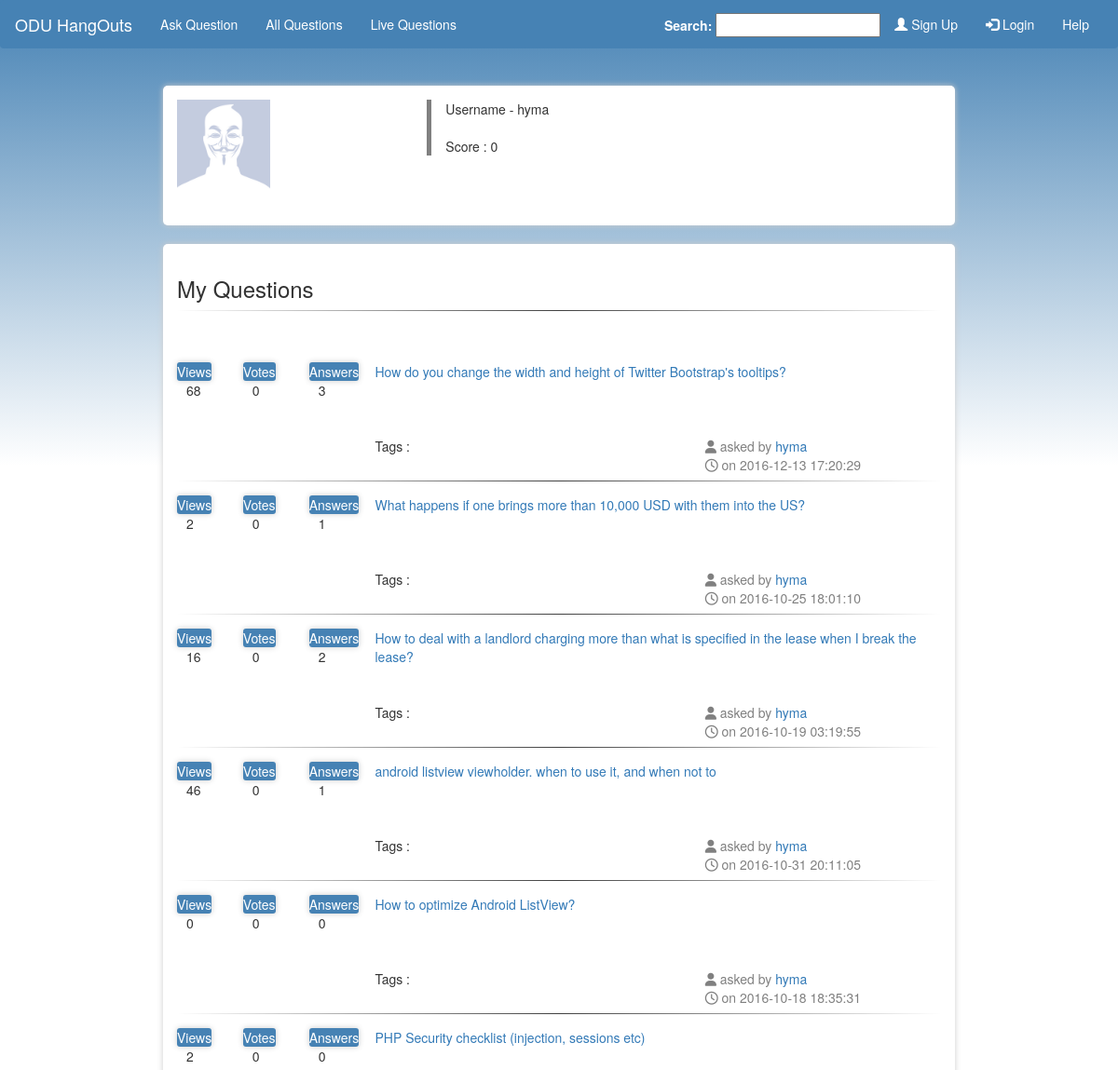
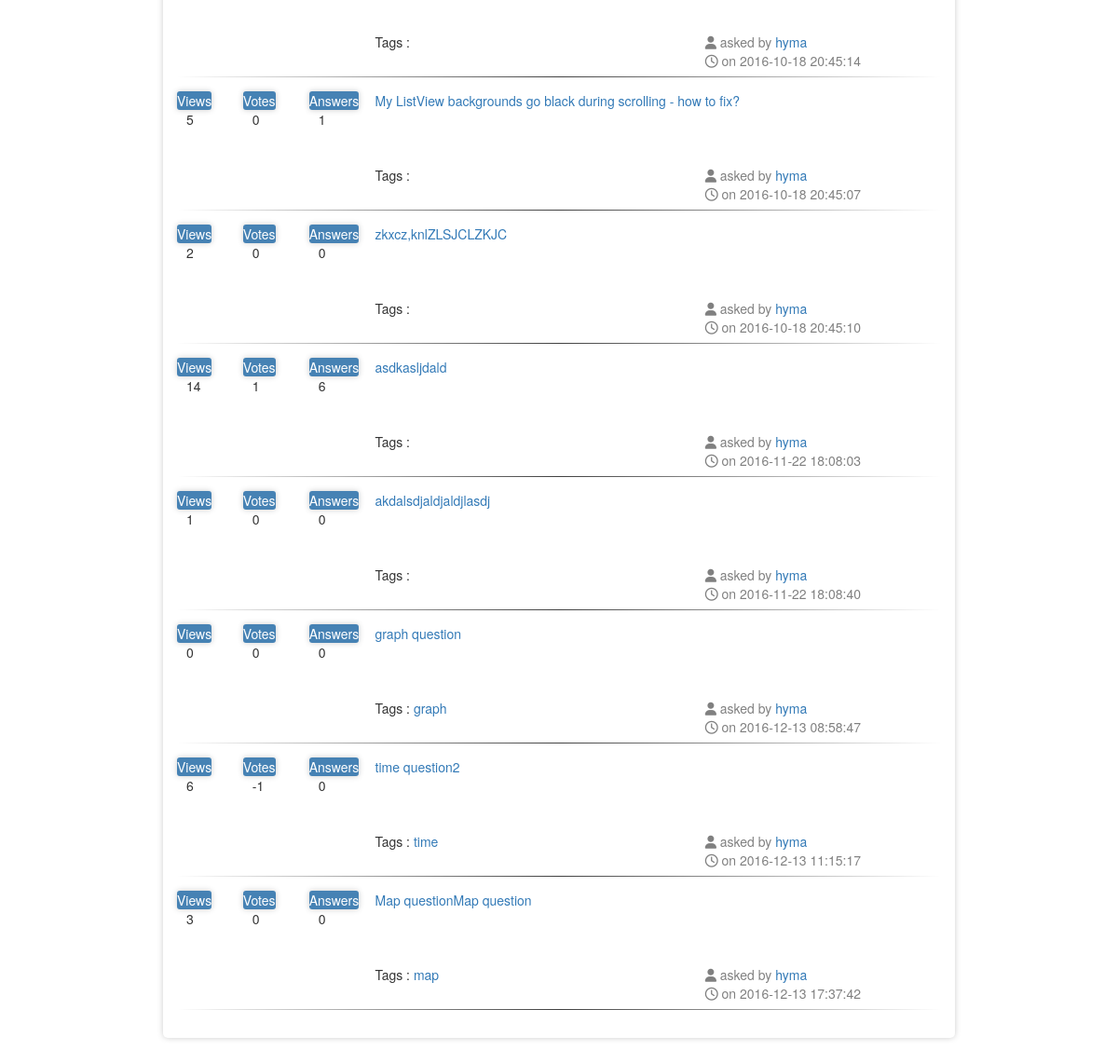
The app's page /profile.php?uname=hyma with its own data (2 pictures, top to bottom).
### tables this page shows
CREATE TABLE `questions` (
  `qid` int(20) NOT NULL,
  `qnd_user` varchar(20) NOT NULL,
  `question_title` text NOT NULL,
  `question` longtext NOT NULL,
  `views` int(11) DEFAULT NULL,
  `q_created` timestamp NOT NULL DEFAULT CURRENT_TIMESTAMP,
  `votes` int(11) NOT NULL DEFAULT '0',
  `freeze` tinyint(1) NOT NULL DEFAULT '0',
  `tags` varchar(100) NOT NULL
);

### profile.php (the view, shortened to what this page needs)
<!DOCTYPE html>
<html>
    <head>
        <?php include 'header.php' ?>
    </head>
    <body>
        <?php include 'config.php'; include 'db_connect.php'; include 'navbar.php'; ?>
        <div class="container">
            <div class="row">
                <div class ='col-md-4'>
                    <?php
                        $query = "select * from users where user_name = '".$_GET['uname']."'";
                        $result = mysqli_query($link, $query);
                        $row = mysqli_fetch_array($result);
                        if($row['git_user'] == 0) {
                        if($row['grav_override'] == 1) { ?>
                            <img width='100' height='100' src='./uploads/<?php echo $row['pic_name']; ?>' alt='No Image Available' onerror= 'this.src="./uploads/defaultIcon.png";' />
                        <?php }
                        else {
                            $gravcheck = "http://www.gravatar.com/avatar/".md5( strtolower( trim( $row['email'] ) ) )."?d=404";
                            $response = get_headers($gravcheck);
                            if ($response[0] != "HTTP/1.1 404 Not Found"){ ?>
                                <img src="https://www.gravatar.com/avatar/<?php echo md5( strtolower( trim( $row['email'] ) ) ); ?>" />
                            <?php }
                            else { ?>
                                <img width='100' height='100' src='./uploads/<?php echo $row['pic_name']; ?>' alt='No Image Available' onerror= 'this.src="./uploads/defaultIcon.png";' />
                        <?php } } }
                    else{
                        ?>
                        <img width='100' height='100' src='https://github.com/<?php echo $row['user_name'].".png"; ?>' alt='No Image Available' />
                        <?php
                    }
                    ?>
                    <br><br>
                </div>
                <div class ='col-md-8 prof_details'>Username - <?php echo $_GET['uname']; ?>
                    <br><br>
                    <?php
                        $query = "SELECT sum(votes) from questions where qnd_user = '".mysqli_real_escape_string($link, $_GET['uname'])."'";
                        $result = mysqli_query($link, $query);
                        $row = mysqli_fetch_array($result);
                    ?>
                    <span>Score : <?php echo $row[0] ?> </span>
                </div>
            </div>
        </div>
        <br>
        <div class="container">
            <h3>My Questions</h3>
            <hr>
            <br><br>
            <?php
                $query = "SELECT * from questions where qnd_user = '".mysqli_real_escape_string($link, $_GET['uname'])."'";
                if($result = mysqli_query($link, $query)) {
                    while($row = mysqli_fetch_array($result)) {
                        $query_answers = "SELECT count(*) from answers where qid = '".$row['qid']."'";
                        $result_answers = mysqli_query($link, $query_answers);
                        $row_answers = mysqli_fetch_array($result_answers);
                ?>
                        <div class='row'>
                        <div class ='col-md-1'>
                        <span style="background-color: #4682B4; color:white; text-align: center;  border-radius: 3px; box-shadow: 0 0 6px #ccc;">Views</span><br>
                        <span style="position:relative; left:10px;"> <?php echo $row['views']; ?></span>
                        </div>
                        <div class ='col-md-1'>
                        <span style="background-color: #4682B4; color:white; text-align: center;  border-radius: 3px; box-shadow: 0 0 6px #ccc;">Votes</span><br>
                        <span style="position:relative; left:10px;"> <?php echo $row['votes']; ?></span>
                        </div>
                        <div class ='col-md-1'>
                        <span style="background-color: #4682B4; color:white; text-align: center;  border-radius: 3px; box-shadow: 0 0 6px #ccc;">Answers</span><br>
                        <span style="position:relative; left:10px;"> <?php echo $row_answers[0]; ?></span>
                        </div>
                        <a href="display_question.php?qid=<?php echo $row['qid']; ?> " data-rel="tooltip" data-html="true" title = "" onmouseover="answer_tooltip(this.id)" class = "question_hyperlink col-md-9 red-tooltip" id = "<?php echo $row['qid']; ?>" > <?php echo htmlentities($row['question_title']); ?></a>
                        </div>
                        <br><br>
                        <div class="row">
                        <div class='col-sm-3'></div>
                        <div class='col-sm-5'>Tags : <?php
                            $pieces = explode(" ", $row['tags']);
                            foreach($pieces as $v){ ?>
                            <a href='tags.php?tag=<?php echo $v ?>'> <?php echo $v." "; ?> </a>
                            <?php }
                        ?></div>
                        <div class="col-sm-4"><span class="asked_by"><i class="fa fa-user" aria-hidden="true"></i> asked by </span><a href=""> <?php echo $row['qnd_user'];  ?></a></div>
                        </div>
                        <div class="row">
                        <div class="col-sm-4 col-sm-offset-8 asked_by"><span class="asked_by"><i class="fa fa-clock-o" aria-hidden="true"></i> on </span>
                        <?php echo $row['q_created']; ?> </div>
                        </div>
                        <hr>
                    <?php }
                }
            ?>
        </div>
    </body>
</html>

### style.css (style rules this page uses)
body { background:url(bg.jpg),repeating-linear-gradient(steelblue,white); background-size: 6000px 10px,6000px 500px; background-repeat: no-repeat,no-repeat; }
.container { position: relative; top: 20px; border-radius: 5px; box-shadow: 0 0 6px #ccc; padding: 15px 15px 15px 15px; width: 850px; background-color: white; }
.prof_details { border-left: 5px solid grey; }
hr { margin-top: 0.5em; margin-bottom: 15px; margin-left: auto; margin-right: auto; border: 0; height: 1px; background-image: linear-gradient(to right, rgba(0, 0, 0, 0), rgba(0, 0, 0, 0.75), rgba(0, 0, 0, 0)); }
.asked_by { color: grey; }

### records on screen
questions: views "68", votes "0", row_answers "3", question_title "How do you change the width and height of Twitter Bootstrap's tooltips?", qnd_user "hyma", q_created "2016-12-13 17:20:29"
questions: views "2", votes "0", row_answers "1", question_title "What happens if one brings more than 10,000 USD with them into the US?", qnd_user "hyma", q_created "2016-10-25 18:01:10"
questions: views "16", votes "0", row_answers "2", question_title "How to deal with a landlord charging more than what is specified in the lease when I break the lease?", qnd_user "hyma", q_created "2016-10-19 03:19:55"
questions: views "46", votes "0", row_answers "1", question_title "android listview viewholder. when to use it, and when not to", qnd_user "hyma", q_created "2016-10-31 20:11:05"
questions: views "0", votes "0", row_answers "0", question_title "How to optimize Android ListView?", qnd_user "hyma", q_created "2016-10-18 18:35:31"
questions: views "2", votes "0", row_answers "0", question_title "PHP Security checklist (injection, sessions etc)", qnd_user "hyma", q_created "2016-10-18 20:45:14"
questions: views "5", votes "0", row_answers "1", question_title "My ListView backgrounds go black during scrolling - how to fix?", qnd_user "hyma", q_created "2016-10-18 20:45:07"
questions: views "2", votes "0", row_answers "0", question_title "zkxcz,knlZLSJCLZKJC", qnd_user "hyma", q_created "2016-10-18 20:45:10"
questions: views "14", votes "1", row_answers "6", question_title "asdkasljdald", qnd_user "hyma", q_created "2016-11-22 18:08:03"
questions: views "1", votes "0", row_answers "0", question_title "akdalsdjaldjaldjlasdj", qnd_user "hyma", q_created "2016-11-22 18:08:40"
questions: views "0", votes "0", row_answers "0", question_title "graph question", tags "graph", qnd_user "hyma", q_created "2016-12-13 08:58:47"
questions: views "6", votes "-1", row_answers "0", question_title "time question2", tags "time", qnd_user "hyma", q_created "2016-12-13 11:15:17"
questions: views "3", votes "0", row_answers "0", question_title "Map questionMap question", tags "map", qnd_user "hyma", q_created "2016-12-13 17:37:42"

### other values on screen
$_GET['uname'] "hyma"
$row[0] "0"
